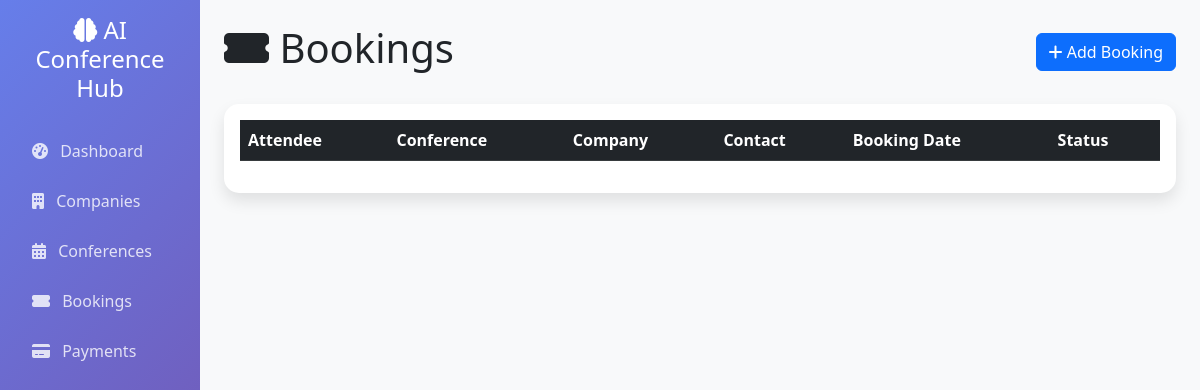
/bookings/, run on an earlier commit of the app's database.
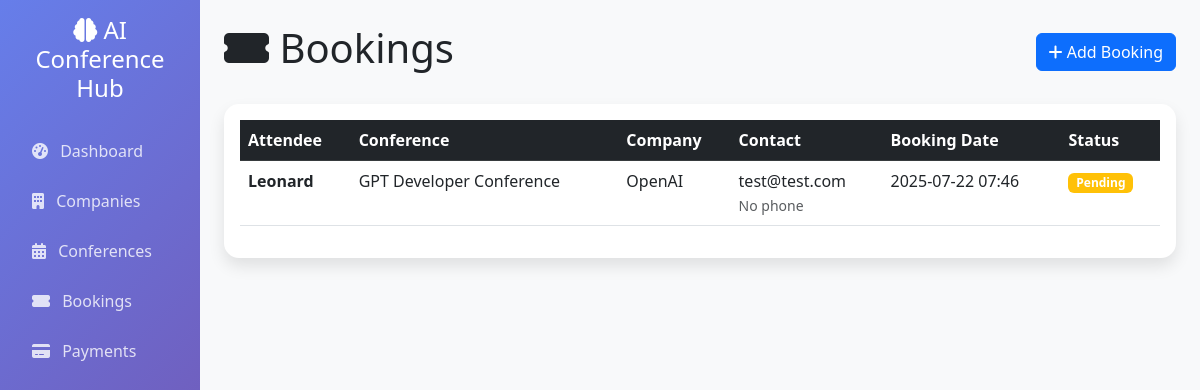
And on a later commit of the database.
### app/models.py (models this page shows)
class Booking(db.Model):
    id = db.Column(db.Integer, primary_key=True)
    attendee_name = db.Column(db.String(100), nullable=False)
    attendee_email = db.Column(db.String(100), nullable=False)
    attendee_phone = db.Column(db.String(20))
    booking_date = db.Column(db.DateTime, default=datetime.utcnow)
    status = db.Column(db.String(20), default='Pending')
    conference_id = db.Column(db.Integer, db.ForeignKey('conference.id'), nullable=False)
    company_id = db.Column(db.Integer, db.ForeignKey('company.id'), nullable=False)
    user_id = db.Column(db.Integer, db.ForeignKey('user.id'), nullable=True)
    payment = db.relationship('Payment', backref='booking', uselist=False, lazy=True)
    invoice = db.relationship('Invoice', backref='booking', uselist=False, lazy=True)

class Conference(db.Model):
    id = db.Column(db.Integer, primary_key=True)
    title = db.Column(db.String(200), nullable=False)
    description = db.Column(db.Text)
    start_date = db.Column(db.DateTime, nullable=False)
    end_date = db.Column(db.DateTime, nullable=False)
    location = db.Column(db.String(200), nullable=False)
    price = db.Column(db.Float, nullable=False, default=0.0)
    max_attendees = db.Column(db.Integer, default=100)
    status = db.Column(db.String(20), default='Active')
    company_id = db.Column(db.Integer, db.ForeignKey('company.id'), nullable=False)
    created_date = db.Column(db.DateTime, default=datetime.utcnow)
    bookings = db.relationship('Booking', backref='conference', lazy=True)

class Company(db.Model):
    id = db.Column(db.Integer, primary_key=True)
    name = db.Column(db.String(100), nullable=False)
    industry = db.Column(db.String(100), nullable=False, default='Artificial Intelligence')
    website = db.Column(db.String(200))
    contact_email = db.Column(db.String(100))
    phone = db.Column(db.String(20))
    description = db.Column(db.Text)
    created_date = db.Column(db.DateTime, default=datetime.utcnow)
    conferences = db.relationship('Conference', backref='organizer', lazy=True)
    bookings = db.relationship('Booking', backref='company', lazy=True)
    users = db.relationship('User', backref='company', lazy=True)
    details = db.relationship('CompanyDetails', backref='company', uselist=False, lazy=True)
    intelligence = db.relationship('BusinessIntelligence', backref='company', lazy=True)

### app/routes/bookings.py (the view)
@bp.route('/')
def index():
    bookings = Booking.query.join(Conference).join(Company).all()
    return render_template('bookings.html', bookings=bookings)

### app/templates/bookings.html
{% extends "base.html" %}
{% block content %}
<div class="d-flex justify-content-between align-items-center mb-4">
    <h1><i class="fas fa-ticket-alt"></i> Bookings</h1>
    <a href="{{ url_for('bookings.add') }}" class="btn btn-primary">
        <i class="fas fa-plus"></i> Add Booking
    </a>
</div>
<div class="card">
    <div class="card-body">
        <div class="table-responsive">
            <table class="table table-hover">
                <thead class="table-dark">
                    <tr>
                        <th>Attendee</th>
                        <th>Conference</th>
                        <th>Company</th>
                        <th>Contact</th>
                        <th>Booking Date</th>
                        <th>Status</th>
                    </tr>
                </thead>
                <tbody>
                    {% for booking in bookings %}
                    <tr>
                        <td><strong>{{ booking.attendee_name }}</strong></td>
                        <td>{{ booking.conference.title }}</td>
                        <td>{{ booking.company.name }}</td>
                        <td>
                            {{ booking.attendee_email }}<br>
                            <small class="text-muted">{{ booking.attendee_phone or 'No phone' }}</small>
                        </td>
                        <td>{{ booking.booking_date.strftime('%Y-%m-%d %H:%M') }}</td>
                        <td>
                            <span class="badge bg-{{ 'success' if booking.status == 'Confirmed' else 'warning' if booking.status == 'Pending' else 'danger' }}">
                                {{ booking.status }}
                            </span>
                        </td>
                    </tr>
                    {% endfor %}
                </tbody>
            </table>
        </div>
    </div>
</div>
{% endblock %}

What changed in the data, as far as the page shows it:
added Booking: attendee_name "Leonard", conference "GPT Developer Conference", company.name "OpenAI", attendee_email "test@test.com", attendee_phone "No phone", booking_date "2025-07-22 07:46", status "Pending"
